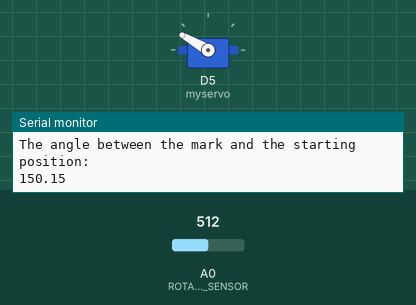
Recording of a program running on a simulated Seeed XIAO (SAMD21). Parts: servo, the last lines printed to the serial monitor. The test bench sets the inputs (shaded band); at power-on: A0 (ROTARY_ANGLE_SENSOR) = 512.

Above: at 1.2 s.
1.3 s: A0 (ROTARY_ANGLE_SENSOR) set to 716
At 1.7 s:
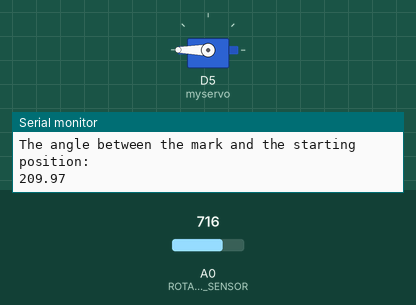
2.8 s: A0 (ROTARY_ANGLE_SENSOR) set to 306
At 3.4 s:
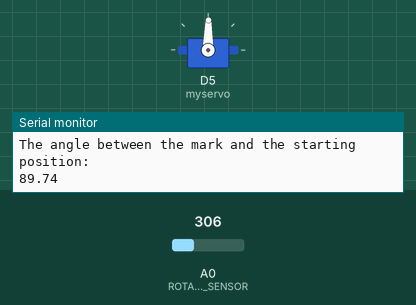
4.3 s: A0 (ROTARY_ANGLE_SENSOR) set to 122
At 5.1 s:
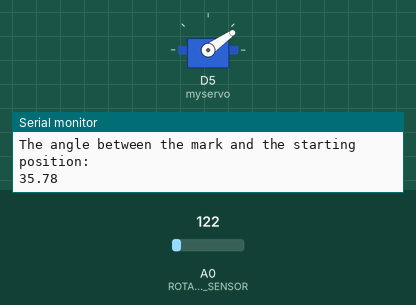
5.8 s: A0 (ROTARY_ANGLE_SENSOR) set to 0
At 6.1 s:
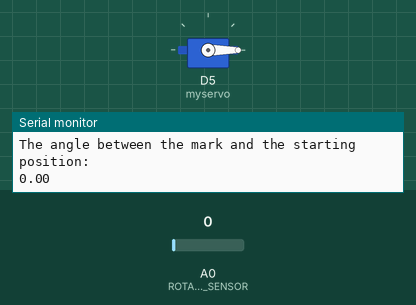
7.3 s: A0 (ROTARY_ANGLE_SENSOR) set to 900
At 7.8 s:
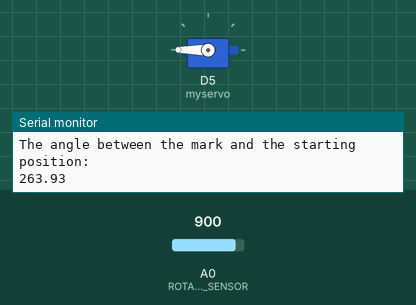
Timing chart, 0 to 9.8 s (numbered marks = the images above; inputs shaded):
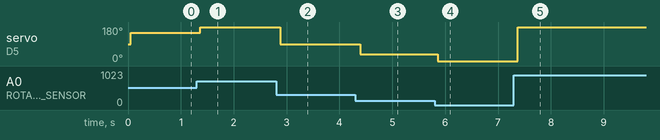

The program:

main.cpp
```cpp
#include <Arduino.h>

#include <Servo.h>
#define ROTARY_ANGLE_SENSOR A0
#define ADC_REF 3 //reference voltage of ADC is 3v.If the Vcc switch on the seeeduino
#define GROVE_VCC 3 //VCC of the grove interface is normally 3v
#define FULL_ANGLE 300 //full value of the rotary angle is 300 degrees

Servo myservo;  // create servo object to control a servo
// twelve servo objects can be created on most boards

int pos = 0;    // variable to store the servo position

void setup() {
  Serial.begin(9600);
  pinMode(ROTARY_ANGLE_SENSOR, INPUT);
  myservo.attach(5);  // attaches the servo on pin 9 to the servo object
}

void loop() {

  float voltage;
  int sensor_value = analogRead(ROTARY_ANGLE_SENSOR);
  voltage = (float)sensor_value * ADC_REF / 1023;
  float degrees = (voltage * FULL_ANGLE) / GROVE_VCC;
  Serial.println("The angle between the mark and the starting position:");
  Serial.println(degrees);
  delay(50);
  myservo.write(degrees);
}
```

Measured:
- after the input at 1.3 s, servo on D5 (myservo): 150° → 180° after 0.06 s
- after the input at 2.8 s, servo on D5 (myservo): 180° → 89° after 0.08 s
- after the input at 4.3 s, servo on D5 (myservo): 89° → 35° after 0.09 s
- after the input at 5.8 s, servo on D5 (myservo): 35° → 0° after 0.06 s
- after the input at 7.3 s, servo on D5 (myservo): 0° → 180° after 0.07 s
